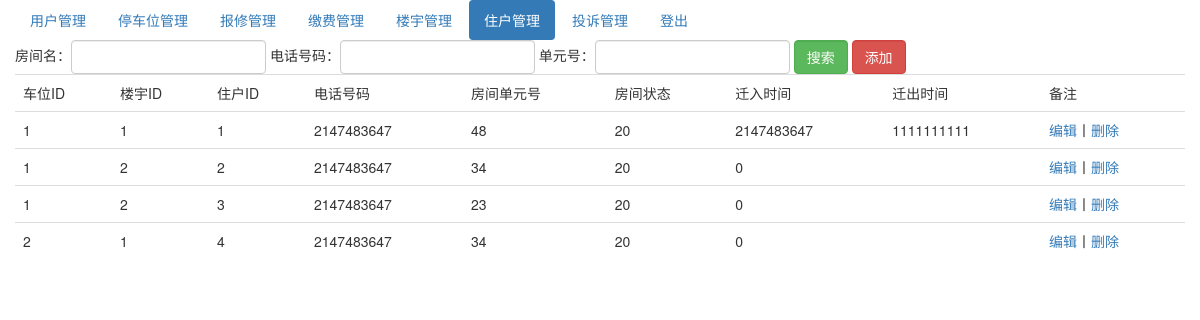
The app's page /index.php/house_admin with its own data.
### tables this page shows
CREATE TABLE IF NOT EXISTS `house` (
  `house_id` int(10) NOT NULL AUTO_INCREMENT,
  `carport_id` int(10) NOT NULL,
  `building_id` int(10) NOT NULL,
  `house_name` varchar(255) NOT NULL,
  `telephone` int(50) NOT NULL,
  `unit_num` int(10) NOT NULL COMMENT '房间单元号',
  `status` tinyint(4) NOT NULL COMMENT '房间状态 10未使用 20使用中',
  `move_in_time` int(10) DEFAULT NULL,
  `move_out_time` int(10) DEFAULT NULL,
  `remark` int(255) DEFAULT NULL,
  PRIMARY KEY (`house_id`)
);

### application/controllers/House_admin.php (called while the page is built, shortened)
<?php
class House_admin extends CI_Controller{
    public function __construct()
    {
        $this->load->helper('url_helper');
    }
    public function index(){
        $this->load->model('house_model');
        $condition=array();
        $house_list=$this->house_model->getHouseList($condition);
        $data=array();
        $data['house_list']=$house_list;
        $this->load->view('templates/header_admin',$data);
        $this->load->view('house_index_admin',$data);
    }
}

### index.php (called while the page is built, shortened)
<?php
require_once BASEPATH.'core/CodeIgniter.php';

### application/models/House_model.php (called while the page is built, shortened)
<?php
class House_model extends CI_Model{
    public function getHouseList($condition=array())
    {
        $query=$this->db->get_where('house',$condition);
        return $query->result_array();
    }
}
?>

### application/views/house_index_admin.php (the view, shortened to what this page needs)
<div class="container">
    <div class="row">
        <ul class="nav nav-pills">
            <li role="presentation"><a href="/index.php/member_admin/index">用户管理</a></li>
            <li role="presentation"><a href="/index.php/carport_admin/index">停车位管理</a></li>
            <li role="presentation"><a href="/index.php/repair_admin/index">报修管理</a></li>
            <li role="presentation"><a href="/index.php/charge_admin/index">缴费管理</a></li>
            <li role="presentation"><a href="/index.php/building_admin/index">楼宇管理</a></li>
            <li role="presentation" class="active"><a href="/index.php/house_admin/index">住户管理</a></li>
            <li role="presentation"><a href="/index.php/complain_admin/index">投诉管理</a></li>
            <li role="presentation"><a href="/index.php/Welcome/logout">登出</a></li>
        </ul>
    </div>
    <div class="row">
        <form method="get" class="form-inline" action="/index.php/house_admin/index">
            <div class="form-group">房间名：<input type="text" class="form-control" name="house_name"></div>
            <div class="form-group">电话号码：<input type="text" class="form-control" name="telephone"></div>
            <div class="form-group">单元号：<input type="text" class="form-control" name="unit_num"></div>
            <div class="form-group"><input type="submit" class="form-control btn-success" value="搜索"></div>
            <div class="form-group"><a class="form-control btn-danger" href="/index.php/house_admin/add">添加</a></div>
        </form>
    </div>
    <div class="row">
        <table class="table">
            <tr>
                <td>车位ID</td>
                <td>楼宇ID</td>
                <td>住户ID</td>
                <td>电话号码</td>
                <td>房间单元号</td>
                <td>房间状态</td>
                <td>迁入时间</td>
                <td>迁出时间</td>
                <td>备注</td>
            </tr>
            <?php foreach($house_list as $value){ ?>
                <tr>
                    <td><?php echo $value['carport_id']; ?></td>
                    <td><?php echo $value['building_id']; ?></td>
                    <td><?php echo $value['house_id']; ?></td>
                    <td><?php echo $value['telephone']; ?></td>
                    <td><?php echo $value['unit_num']; ?></td>
                    <td><?php echo $value['status']; ?></td>
                    <td><?php echo $value['move_in_time']; ?></td>
                    <td><?php echo $value['move_out_time']; ?></td>
                    <td><a href="/index.php/house_admin/showEdit?house_id=<?php echo $value['house_id']; ?>">编辑</a>丨<a href="/index.php/house_admin/delete?house_id=<?php echo $value['house_id']; ?>">删除</a></td>
                </tr>
            <?php } ?>
        </table>
    </div>
</div>

### records on screen
house: carport "1", building "1", house_id "1", telephone "2147483647", unit_num "48", status "20", move_in_time "2147483647", move_out_time "1111111111"
house: carport "1", building "2", house_id "2", telephone "2147483647", unit_num "34", status "20", move_in_time "0"
house: carport "1", building "2", house_id "3", telephone "2147483647", unit_num "23", status "20", move_in_time "0"
house: carport "2", building "1", house_id "4", telephone "2147483647", unit_num "34", status "20", move_in_time "0"
